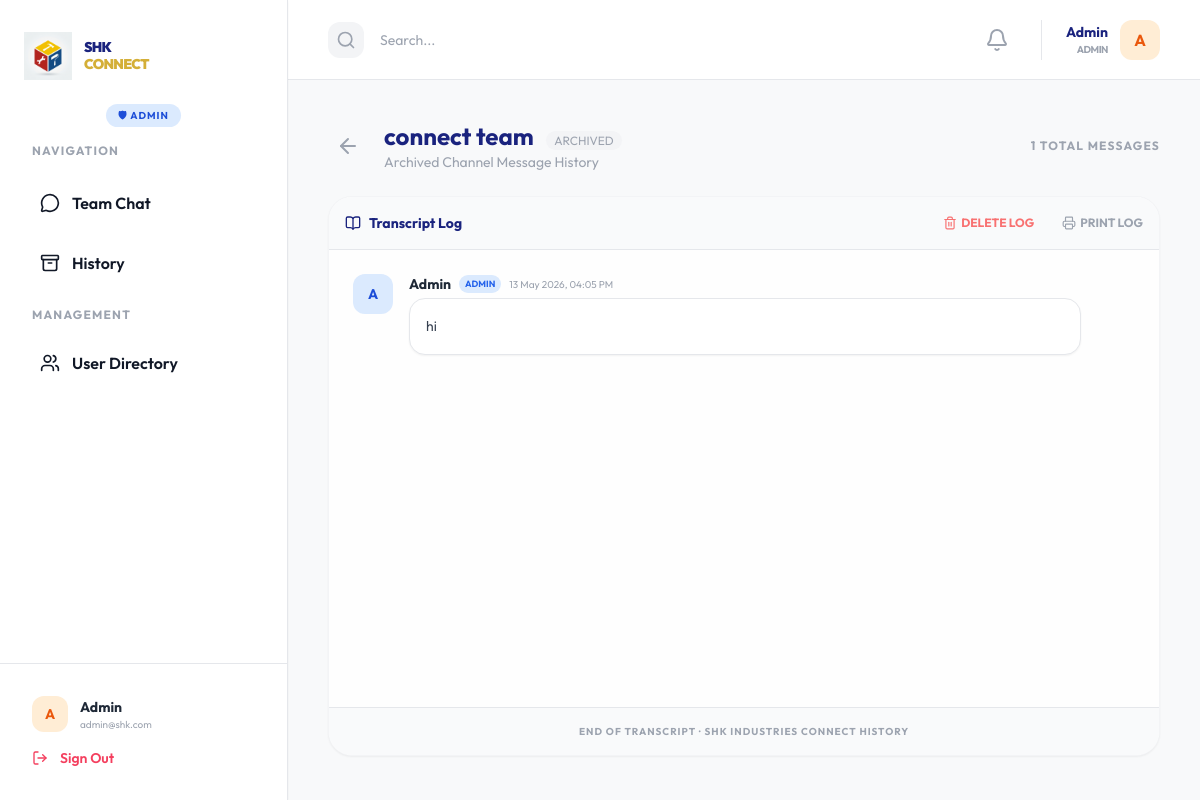
Screenshot of /admin/history/1 (signed in) with the database file from the repository.
### models.py (models this page shows, shortened)
class User(db.Model, UserMixin):
    __tablename__ = 'users'
    id = db.Column(db.Integer, primary_key=True)
    username = db.Column(db.String(100), unique=True, nullable=False)
    email = db.Column(db.String(120), unique=True, nullable=False)
    password_hash = db.Column(db.String(255), nullable=False)
    first_name = db.Column(db.String(100))
    last_name = db.Column(db.String(100))
    role_id = db.Column(db.Integer, db.ForeignKey('roles.id'))
    is_active = db.Column(db.Boolean, default=True)
    created_at = db.Column(db.DateTime, default=datetime.now)
    messages_sent = db.relationship('Message', foreign_keys='Message.user_id', backref='author', lazy=True)
    messages_received = db.relationship('Message', foreign_keys='Message.recipient_id', backref='recipient', lazy=True)
    groups = db.relationship('Group', secondary=group_members, backref=db.backref('members', lazy='dynamic'))

class Role(db.Model):
    __tablename__ = 'roles'
    id = db.Column(db.Integer, primary_key=True)
    name = db.Column(db.String(50), unique=True, nullable=False)
    description = db.Column(db.String(200))
    users = db.relationship('User', backref='role', lazy=True)

class Group(db.Model):
    __tablename__ = 'groups'
    id = db.Column(db.Integer, primary_key=True)
    name = db.Column(db.String(100), nullable=False)
    description = db.Column(db.String(255))
    invite_code = db.Column(db.String(10), unique=True) # For invite links
    is_archived = db.Column(db.Boolean, default=False)
    created_by = db.Column(db.Integer, db.ForeignKey('users.id'))
    created_at = db.Column(db.DateTime, default=datetime.now)
    messages = db.relationship('Message', backref='group', lazy=True)
    roles = db.relationship('Role', secondary=group_roles, backref=db.backref('groups', lazy='dynamic'))

class Message(db.Model):
    __tablename__ = 'messages'
    id = db.Column(db.Integer, primary_key=True)
    content = db.Column(db.Text, nullable=False)
    user_id = db.Column(db.Integer, db.ForeignKey('users.id'))
    group_id = db.Column(db.Integer, db.ForeignKey('groups.id'), nullable=True, index=True)
    channel_id = db.Column(db.Integer, db.ForeignKey('channels.id'), nullable=True)
    recipient_id = db.Column(db.Integer, db.ForeignKey('users.id'), nullable=True)
    parent_id = db.Column(db.Integer, db.ForeignKey('messages.id'), nullable=True) # For replies
    is_pinned = db.Column(db.Boolean, default=False)
    timestamp = db.Column(db.DateTime, default=datetime.now, index=True)
    message_type = db.Column(db.String(20), default='text') # text, voice, file
    file_url = db.Column(db.String(255))
    replies = db.relationship('Message', backref=db.backref('parent', remote_side=[id]), lazy=True)

### admin_routes.py (the view)
@admin_bp.route('/history/<int:group_id>')
@login_required
def history_detail(group_id):
    role = get_user_role()
    group = Group.query.get_or_404(group_id)
    if role == 'Member' and current_user not in group.members:
        flash('Access denied.', 'danger')
        return redirect(url_for('admin.history'))
    return render_template('admin/history_detail.html', title=f'History: {group.name}', group=group)

### admin_routes.py (called while the page is built)
def get_user_role():
    if current_user.is_authenticated and current_user.role:
        return current_user.role.name
    return 'Member'

### app.py (called while the page is built)
@login_manager.user_loader
def load_user(user_id):
    return User.query.get(int(user_id))

### templates/admin/history_detail.html (shortened to what this page needs)
{% extends "base.html" %}
{% block content %}
<div class="space-y-6">
  <header class="flex justify-between items-center">
    <div class="flex items-center gap-4">
      <a href="{{ url_for('admin.history') }}" class="p-2 hover:bg-gray-100 rounded-xl transition text-gray-400">
        <i data-lucide="arrow-left"></i>
      </a>
      <div>
        <h2 class="text-2xl font-bold text-[#1A237E]">{{ group.name }} <span class="text-xs font-normal bg-gray-100 text-gray-400 px-2 py-0.5 rounded-full ml-2">ARCHIVED</span></h2>
        <p class="text-gray-400 text-sm">Archived Channel Message History</p>
      </div>
    </div>
    <div class="flex items-center gap-3">
        <span class="text-xs font-bold text-gray-400 uppercase tracking-widest">
            {{ group.messages|length }} Total Messages
        </span>
    </div>
  </header>
  <div class="bg-white rounded-3xl shadow-sm border border-gray-100 overflow-hidden flex flex-col h-[70vh]">
    <div class="p-4 border-b bg-gray-50 flex items-center justify-between">
        <div class="flex items-center gap-2">
            <i data-lucide="book-open" class="w-4 h-4 text-[#1A237E]"></i>
            <span class="text-sm font-bold text-[#1A237E]">Transcript Log</span>
        </div>
        <div class="flex items-center gap-3">
            {% if current_user.role.name in ['Admin', 'Owner'] %}
            <a href="{{ url_for('admin.delete_group', group_id=group.id) }}"
               onclick="return confirm('Permanently delete this history log?')"
               class="text-xs font-bold text-red-400 hover:text-red-600 flex items-center gap-1 mr-4">
                <i data-lucide="trash-2" class="w-3.5 h-3.5"></i> DELETE LOG
            </a>
            {% endif %}
            <button onclick="window.print()" class="text-xs font-bold text-gray-400 hover:text-[#1A237E] flex items-center gap-1">
                <i data-lucide="printer" class="w-3.5 h-3.5"></i> PRINT LOG
            </button>
        </div>
    </div>
    <div class="flex-1 overflow-y-auto p-6 space-y-6 bg-gray-50/20">
      {% for msg in group.messages %}
      {% if not msg.parent_id %}
      <div class="flex items-start gap-4">
        {% set r = msg.author.role.name if msg.author and msg.author.role else 'Member' %}
        <div class="w-10 h-10 rounded-xl flex-shrink-0 flex items-center justify-center font-bold text-sm
                    {% if r=='Admin' %}bg-blue-100 text-blue-700{% elif r=='Owner' %}bg-purple-100 text-purple-700{% else %}bg-orange-100 text-orange-600{% endif %}">
          {{ msg.author.username[0].upper() if msg.author else '?' }}
        </div>
        <div class="flex-1 min-w-0">
          <div class="flex items-center gap-2 mb-1">
            <span class="text-sm font-bold text-gray-800">{{ msg.author.username if msg.author else 'Unknown' }}</span>
            <span class="text-[9px] font-bold px-1.5 py-0.5 rounded-full uppercase
                        {% if r=='Admin' %}bg-blue-100 text-blue-600{% elif r=='Owner' %}bg-purple-100 text-purple-600{% else %}bg-gray-100 text-gray-500{% endif %}">{{ r }}</span>
            <span class="text-[10px] text-gray-400">{{ msg.timestamp.strftime('%d %b %Y, %I:%M %p') }}</span>
          </div>
          {% if msg.message_type == 'file' and msg.file_url %}
            <div class="mt-2 p-3 rounded-2xl border bg-white shadow-sm flex items-center gap-3 max-w-sm">
                <div class="w-10 h-10 rounded-xl bg-blue-50 flex items-center justify-center">
                    <i data-lucide="file" class="w-5 h-5 text-[#1A237E]"></i>
                </div>
                <div class="min-w-0">
                    <p class="text-xs font-bold text-gray-800 truncate">{{ msg.content }}</p>
                    <a href="{{ msg.file_url }}" target="_blank" class="text-[10px] text-blue-500 hover:underline font-bold">VIEW ATTACHMENT</a>
                </div>
            </div>
          {% else %}
            <div class="p-4 rounded-2xl bg-white border text-sm text-gray-700 shadow-sm leading-relaxed max-w-2xl">
              {{ msg.content }}
            </div>
          {% endif %}
        </div>
      </div>
      {% endif %}
      {% else %}
      <div class="h-full flex flex-col items-center justify-center text-center opacity-40">
        <i data-lucide="inbox" class="w-12 h-12 mb-2"></i>
        <p class="font-bold">No messages found in this history log.</p>
      </div>
      {% endfor %}
    </div>
    <div class="p-4 bg-gray-50 border-t text-center">
        <p class="text-[10px] font-bold text-gray-400 uppercase tracking-widest">End of Transcript · SHK Industries Connect History</p>
    </div>
  </div>
</div>
{% endblock %}

### templates/base.html (shortened to what this page needs)
<!DOCTYPE html>
<html lang="en">
<head>
    <script src="https://cdn.tailwindcss.com"></script>
</head>
<body class="text-gray-900">
    <div class="app-shell flex overflow-hidden relative">
                {% set role = current_user.role.name if current_user.role else 'Member' %}
        <aside class="w-72 bg-white border-r hidden lg:flex flex-col shadow-sm z-10">
            <div class="px-6 pt-8 pb-6 flex items-center gap-3">
                <div class="w-12 h-12 flex-shrink-0">
                    <img src="{{ url_for('static', filename='img/shk_logo_new.png') }}" alt="Logo" class="w-full h-full object-contain">
                </div>
                <div>
                    <h1 class="text-[14px] font-black text-[#1A237E] uppercase tracking-tighter leading-tight">
                        SHK <br><span class="text-[#D4AF37]">CONNECT</span>
                    </h1>
                </div>
            </div>
            <div class="px-8 pb-4 flex justify-center">
                {% set role = current_user.role.name if current_user.role else 'Member' %}
                {% if role == 'Admin' %}
                    <span class="text-[10px] font-bold uppercase tracking-widest bg-blue-100 text-blue-700 px-3 py-1 rounded-full">🛡 Admin</span>
                {% elif role == 'Owner' %}
                    <span class="text-[10px] font-bold uppercase tracking-widest bg-purple-100 text-purple-700 px-3 py-1 rounded-full">👑 Owner</span>
                {% elif role == 'ED' %}
                    <span class="text-[10px] font-bold uppercase tracking-widest bg-rose-100 text-rose-700 px-3 py-1 rounded-full">👔 ED</span>
                {% elif role == 'Manager' %}
                    <span class="text-[10px] font-bold uppercase tracking-widest bg-amber-100 text-amber-700 px-3 py-1 rounded-full">💼 Manager</span>
                {% elif role == 'Accounts' %}
                    <span class="text-[10px] font-bold uppercase tracking-widest bg-indigo-100 text-indigo-700 px-3 py-1 rounded-full">🧾 Accounts</span>
                {% elif role == 'Staff' %}
                    <span class="text-[10px] font-bold uppercase tracking-widest bg-emerald-100 text-emerald-700 px-3 py-1 rounded-full">🛠 Staff</span>
                {% else %}
                    <span class="text-[10px] font-bold uppercase tracking-widest bg-gray-100 text-gray-500 px-3 py-1 rounded-full">👤 Member</span>
                {% endif %}
            </div>
            <div class="px-6 flex-1">
                <nav class="space-y-1">
                    <p class="text-xs font-bold text-gray-400 uppercase tracking-widest mb-4 px-2">Navigation</p>
                    <a href="/chat" class="nav-link flex items-center gap-3 p-4 rounded-2xl transition {% if '/chat' in request.path %}active{% endif %}">
                        <i data-lucide="message-circle" class="w-5 h-5"></i>
                        <span class="font-semibold">Team Chat</span>
                    </a>
                    <a href="/admin/history" class="nav-link flex items-center gap-3 p-4 rounded-2xl transition {% if request.path == '/admin/history' %}active{% endif %}">
                        <i data-lucide="archive" class="w-5 h-5"></i>
                        <span class="font-semibold">History</span>
                    </a>
                    {% if role == 'Admin' %}
                    <div class="pt-3">
                        <p class="text-xs font-bold text-gray-400 uppercase tracking-widest mb-3 px-2">Management</p>
                        <a href="/admin/users" class="nav-link flex items-center gap-3 p-4 rounded-2xl transition {% if request.path == '/admin/users' %}active{% endif %}">
                            <i data-lucide="users" class="w-5 h-5"></i>
                            <span class="font-semibold">User Directory</span>
                        </a>
                    </div>
                    {% endif %}
                </nav>
            </div>
            <div class="p-8 border-t">
                <div class="flex items-center gap-3 mb-4">
                    <div class="w-9 h-9 bg-orange-100 text-orange-600 rounded-xl flex items-center justify-center font-bold text-sm flex-shrink-0">
                        {{ current_user.username[0].upper() }}
                    </div>
                    <div class="overflow-hidden">
                        <p class="text-sm font-bold text-gray-800 truncate">{{ current_user.username }}</p>
                        <p class="text-[10px] text-gray-400 truncate">{{ current_user.email }}</p>
                    </div>
                </div>
                <a href="/logout" class="flex items-center gap-3 text-rose-500 hover:text-rose-700 transition font-semibold text-sm">
                    <i data-lucide="log-out" class="w-4 h-4"></i>
                    <span>Sign Out</span>
                </a>
            </div>
        </aside>
        <div class="flex-1 flex flex-col min-w-0 overflow-hidden relative">
            <header class="h-16 lg:h-20 bg-white border-b flex items-center justify-between px-4 lg:px-10 flex-shrink-0">
                <div class="flex items-center gap-4">
                    <div class="bg-gray-100 p-2 rounded-xl hidden sm:block">
                        <i data-lucide="search" class="w-5 h-5 text-gray-400"></i>
                    </div>
                    <input type="text" placeholder="Search..." class="hidden sm:block bg-transparent border-none outline-none text-sm w-32 sm:w-64">
                </div>
                <div class="flex items-center gap-6">
                    <div class="relative">
                        <button id="notification-bell" class="relative p-2 text-gray-400 hover:text-[#1A237E] transition-colors focus:outline-none">
                            <i data-lucide="bell" class="w-6 h-6"></i>
                        </button>
                    </div>
                    <div class="hidden sm:flex items-center gap-3 pl-6 border-l">
                        <div class="text-right">
                            <p class="text-sm font-bold text-[#1A237E]">{{ current_user.username }}</p>
                            <p class="text-[10px] font-bold text-gray-400 uppercase tracking-tighter">{{ current_user.role.name if current_user.role else 'Employee' }}</p>
                        </div>
                        <div class="w-10 h-10 bg-orange-100 text-orange-600 rounded-xl flex items-center justify-center font-bold">
                            {{ current_user.username[0].upper() }}
                        </div>
                    </div>
                </div>
            </header>
            <main class="flex-1 min-h-0 overflow-y-auto p-4 lg:p-10 bg-[#F8F9FA] pb-24 lg:pb-10">
                {% block content %}{% endblock %}
            </main>
        </div>
    </div>
</body>
</html>

### templates/base.html (style rules this page uses)
html, body { height: 100%; }
body { font-family: 'Outfit', sans-serif; background-color: #F8F9FA; -webkit-tap-highlight-color: transparent; overscroll-behavior: none; }
.app-shell { height: 100vh; }

### rows the page displays
User: username "A", username "Admin", email "admin@shk.com"
Role: role "ADMIN", name "ADMIN"
Group: name "connect team"
Message: author "A", author "Admin", timestamp "13 May 2026, 04:05 PM", content "hi"

### other values shown
{{ group.messages|length }} "1"
